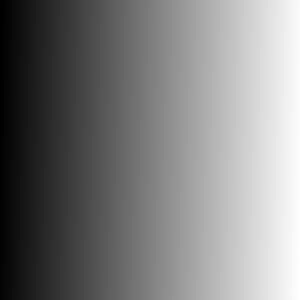
#> input picture image/Test/gradient.png, 300 x 300 px, found by its file name
$ python imagethreshhold.py
#> lines starting #> are read from the running program, lines starting #| are printed output that depends on the picture; after the words box and inside, x2 and y2 are one past the last pixel; in counts of white or black regions, pixels touching at a corner belong together
import cv2
import numpy as numpy
from matplotlib import pyplot as plt
img = cv2.imread('image\\gradient.png', 0)
#> img: shape (300, 300); min 0, max 255, mean 126.3

a, th1 = cv2.threshold(img, 127, 255, cv2.THRESH_BINARY)
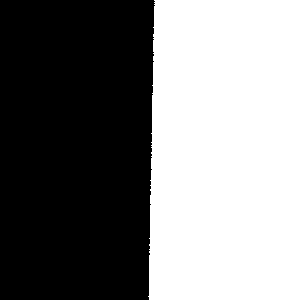
#> th1: shape (300, 300); 49.5% white; 1 white region, box (x1, y1, x2, y2) and area: (148, 0, 300, 300) 44573
a, th2 = cv2.threshold(img, 127, 255, cv2.THRESH_BINARY_INV)
# sau giá trị 0 sẽ giữ lại 0
a, th3 = cv2.threshold(img, 127, 255, cv2.THRESH_TRUNC)
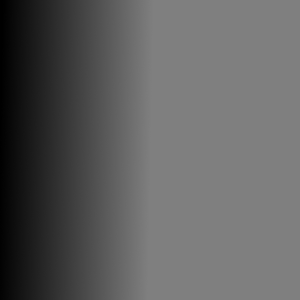
#> th3: shape (300, 300); min 0, max 127, mean 95.1

titles = ['binary', 'b_inverse', 'trunc']
images = [th1, th2, th3]

for i in range(3):
    plt.subplot(1, 3, i+1)
    plt.imshow(images[i], cmap='spring')
    plt.title(titles[0])
    plt.xticks([]), plt.yticks([])
plt.show()
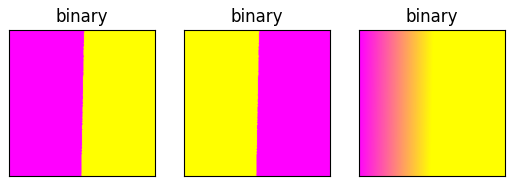
#> figure drawn by matplotlib, 3 panels


# [6 lines of commented-out code are left out]

$ run again, with image/Test/sudoku.png copied over image/Test/gradient.png
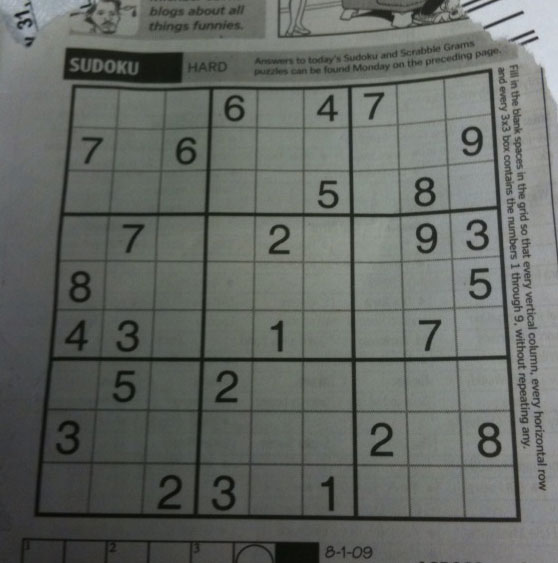
#> input picture image/Test/sudoku.png, 558 x 563 px, found by its file name
#> `a, th1 = cv2.threshold(img, 127, 255, cv2.THRESH_BINARY)`:
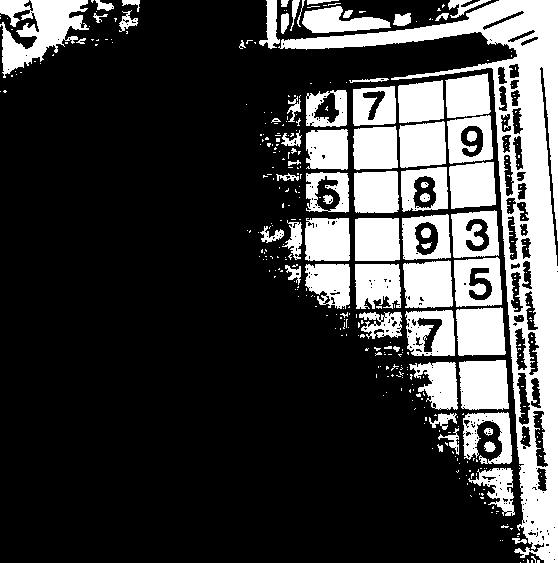
#> th1: shape (563, 558); 25.3% white; 376 white regions (307 under 20 px), largest, box (x1, y1, x2, y2) and area: (278, 0, 558, 563) 25952, (0, 0, 89, 78) 3634, (459, 360, 509, 410) 2273
#> `plt.show()`:
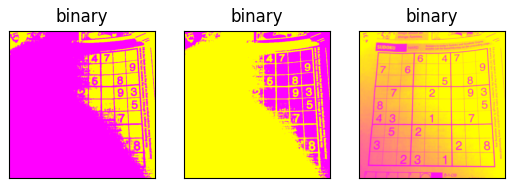
#> figure drawn by matplotlib, 3 panels
